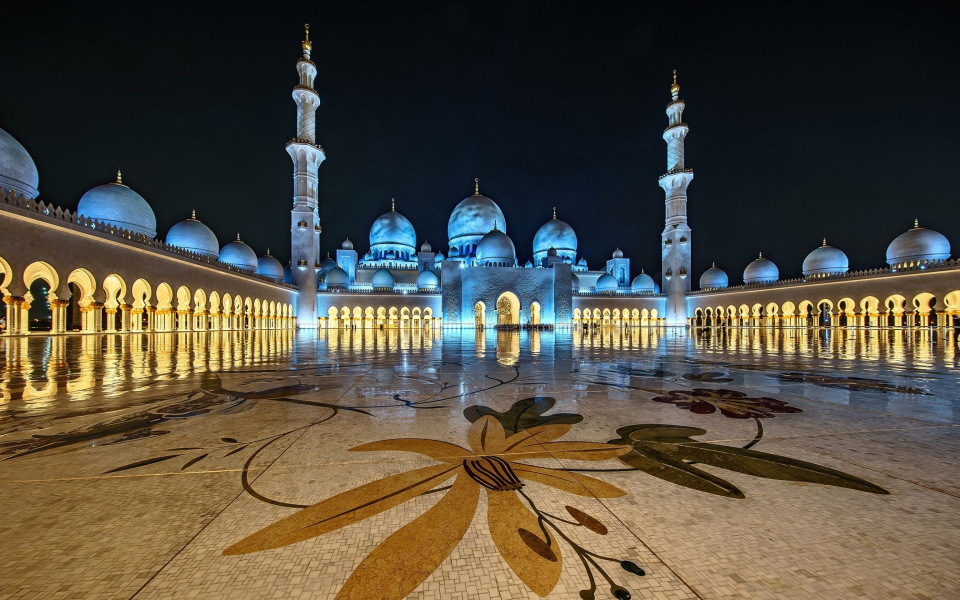
#> input picture mesjid.jpg, 1920 x 1200 px (shown at 1/2 size)
$ python task2.py
#> lines starting #> are read from the running program, lines starting #| are printed output that depends on the picture
from PIL import Image, ImageFilter, ImageEnhance

def manipulate_image(input_path, output_path):
#> called with input_path = 'mesjid.jpg', output_path = 'result.jpg'
    try:
        # Memuat gambar
        image = Image.open(input_path)
#> image is the input picture: PIL image 1920x1200 RGB; mean R, G, B 82.7, 75.9, 62.4
        print("✅ Gambar berhasil dimuat")

        # Operasi Cropping dengan validasi ukuran
        if image.width > 200 and image.height > 200:
            cropped_image = image.crop((10, 10, 200, 200))
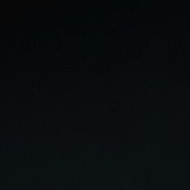
#> cropped_image: PIL image 190x190 RGB; mean R, G, B 8.5, 12.5, 14.2
            cropped_image.save('cropped_' + output_path)
            print("✅ Cropping berhasil")
        else:
            raise ValueError("Gambar terlalu kecil untuk di-crop ke ukuran 200x200")

        # Operasi Resizing dengan rasio aspek yang dipertahankan
        resized_image = cropped_image.resize((100, 100), Image.Resampling.LANCZOS)
        resized_image.save('resized_' + output_path)
        print("✅ Resizing berhasil")

        # Operasi Filtering
        filtered_image = resized_image.filter(ImageFilter.BLUR)
        filtered_image.save('filtered_' + output_path)
        print("✅ Filtering berhasil")

        # Operasi Pengaturan Kecerahan
        enhancer = ImageEnhance.Brightness(filtered_image)
        bright_image = enhancer.enhance(1.5)
        bright_image.save('bright_' + output_path)
        print("✅ Pengaturan kecerahan berhasil")

        # Operasi Penggabungan Gambar
        combined_image = Image.blend(filtered_image, bright_image, alpha=0.5)
        combined_image.save('combined_' + output_path)
        print("✅ Penggabungan gambar berhasil")

    except Exception as e:
        print(f"❌ Terjadi kesalahan: {e}")

if __name__ == "__main__":
    manipulate_image('mesjid.jpg', 'result.jpg')

from pydub import AudioSegment
from pydub.playback import play

def manipulate_audio(input_path, output_path):
    try:
        # Memuat file audio
        audio = AudioSegment.from_file(input_path)
        print("✅ Audio berhasil dimuat")

        # Operasi Pemotongan dengan validasi durasi
        if len(audio) > 10000:
            clipped_audio = audio[:10000]  # Mendapatkan 10 detik pertama
            clipped_audio.export('clipped_' + output_path, format='mp3')
            print("✅ Pemotongan berhasil")
        else:
            raise ValueError("Durasi audio terlalu pendek untuk dipotong 10 detik")

        # Operasi Penggabungan dengan validasi durasi
        combined_audio = audio + clipped_audio
        combined_audio.export('combined_' + output_path, format='mp3')
        print("✅ Penggabungan berhasil")

        # Operasi Konversi Format
        audio.export('result.wav', format='wav')
        print("✅ Konversi format berhasil")

        # Operasi Pengaturan Volume dengan validasi
        if audio.dBFS < -10:
            louder_audio = audio + 10  # Meningkatkan volume sebesar 10dB
            louder_audio.export('louder_' + output_path, format='mp3')
            print("✅ Pengaturan volume berhasil")
        else:
            raise ValueError("Volume audio sudah terlalu tinggi")

        # Operasi Pemutaran Audio
        print("🔊 Memutar audio hasil manipulasi...")
        play(louder_audio)

    except Exception as e:
        print(f"❌ Terjadi kesalahan: {e}")

if __name__ == "__main__":
    manipulate_audio('Fix-You.mp3', 'result.mp3')
#> (the call stopped at in manipulate_audio, `audio = AudioSegment.from_file(input_path)`: pydub is not available in this run)

from pydub import AudioSegment
from pydub.playback import play

def manipulate_audio(input_path, output_path):
    try:
        # Memuat file audio
        audio = AudioSegment.from_file(input_path)
        print("✅ Audio berhasil dimuat")

        # Operasi Pemotongan dengan validasi durasi
        if len(audio) > 10000:
            clipped_audio = audio[:10000]  # Mendapatkan 10 detik pertama
            clipped_audio.export('clipped_' + output_path, format='mp3')
            print("✅ Pemotongan berhasil")
        else:
            raise ValueError("Durasi audio terlalu pendek untuk dipotong 10 detik")

        # Operasi Penggabungan dengan validasi durasi
        combined_audio = audio + clipped_audio
        combined_audio.export('combined_' + output_path, format='mp3')
        print("✅ Penggabungan berhasil")

        # Operasi Konversi Format
        audio.export('result.wav', format='wav')
        print("✅ Konversi format berhasil")

        # Operasi Pengaturan Volume dengan validasi
        if audio.dBFS < -10:
            louder_audio = audio + 10  # Meningkatkan volume sebesar 10dB
            louder_audio.export('louder_' + output_path, format='mp3')
            print("✅ Pengaturan volume berhasil")
        else:
            raise ValueError("Volume audio sudah terlalu tinggi")

        # Operasi Pemutaran Audio
        print("🔊 Memutar audio hasil manipulasi...")
        play(louder_audio)

    except Exception as e:
        print(f"❌ Terjadi kesalahan: {e}")

if __name__ == "__main__":
    manipulate_audio('Fix-You.mp3', 'result.mp3')
#> (the call stopped at in manipulate_audio, `audio = AudioSegment.from_file(input_path)`: pydub is not available in this run)
